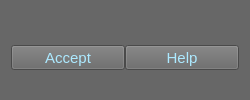
<?xml version="1.0" encoding="UTF-8"?>
<ui version="4.0">
 <class>wgUtil</class>
 <widget class="QWidget" name="wgUtil">
  <property name="geometry">
   <rect>
    <x>0</x>
    <y>0</y>
    <width>250</width>
    <height>100</height>
   </rect>
  </property>
  <property name="maximumSize">
   <size>
    <width>250</width>
    <height>100</height>
   </size>
  </property>
  <property name="font">
   <font>
    <pointsize>10</pointsize>
    <weight>50</weight>
    <bold>false</bold>
   </font>
  </property>
  <property name="windowTitle">
   <string>SimpleUI</string>
  </property>
  <property name="styleSheet">
   <string notr="true">background-color: rgb(103, 103, 103);
color: rgb(172, 233, 255);


</string>
  </property>
  <layout class="QVBoxLayout" name="verticalLayout">
   <property name="topMargin">
    <number>15</number>
   </property>
   <property name="bottomMargin">
    <number>0</number>
   </property>
   <item>
    <layout class="QHBoxLayout" name="horizontalLayout_3">
     <property name="spacing">
      <number>6</number>
     </property>
     <property name="bottomMargin">
      <number>0</number>
     </property>
    </layout>
   </item>
   <item>
    <layout class="QHBoxLayout" name="horizontalLayout">
     <property name="spacing">
      <number>0</number>
     </property>
     <item>
      <widget class="QPushButton" name="btnAccept">
       <property name="maximumSize">
        <size>
         <width>130</width>
         <height>25</height>
        </size>
       </property>
       <property name="font">
        <font>
         <pointsize>11</pointsize>
         <weight>50</weight>
         <bold>false</bold>
        </font>
       </property>
       <property name="cursor">
        <cursorShape>ArrowCursor</cursorShape>
       </property>
       <property name="text">
        <string>Accept</string>
       </property>
       <property name="autoDefault">
        <bool>true</bool>
       </property>
      </widget>
     </item>
     <item>
      <widget class="QPushButton" name="btnHelp">
       <property name="maximumSize">
        <size>
         <width>130</width>
         <height>25</height>
        </size>
       </property>
       <property name="font">
        <font>
         <pointsize>11</pointsize>
         <weight>50</weight>
         <bold>false</bold>
        </font>
       </property>
       <property name="text">
        <string>Help</string>
       </property>
      </widget>
     </item>
    </layout>
   </item>
  </layout>
 </widget>
 <resources/>
 <connections/>
</ui>
